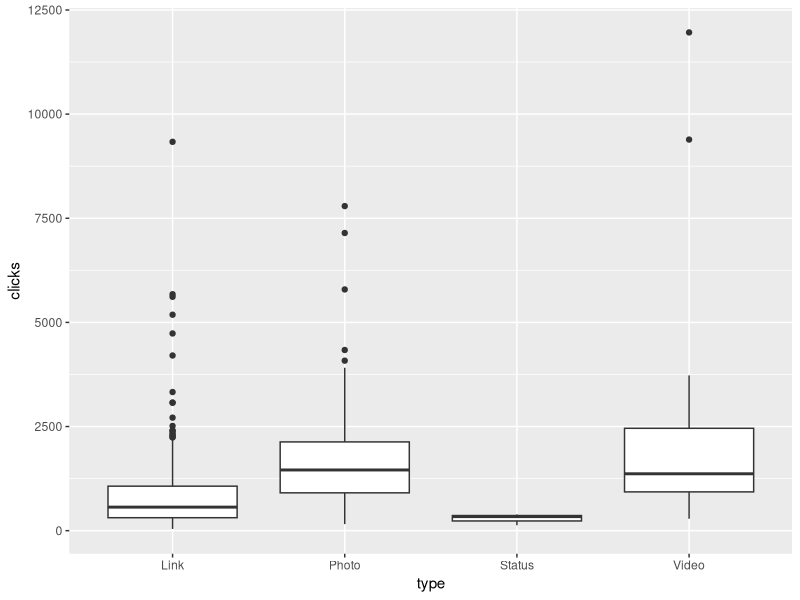

This figure's R source:
require(dplyr)
require(readr)
require(ggplot2)
require(lubridate)

# import data
fb_data <-read_csv("data/freeCodeCamp-facebook-page-activity.csv") 

# some initial data manipulation
fb_data <- fb_data %>%
  filter(clicks < 75000) %>%
  mutate(reactions = as.numeric(reactions)) %>%
  filter(!is.na(reactions))


p1 <- ggplot(data = fb_data, aes(x=type, y = clicks)) +
  geom_boxplot()

p1